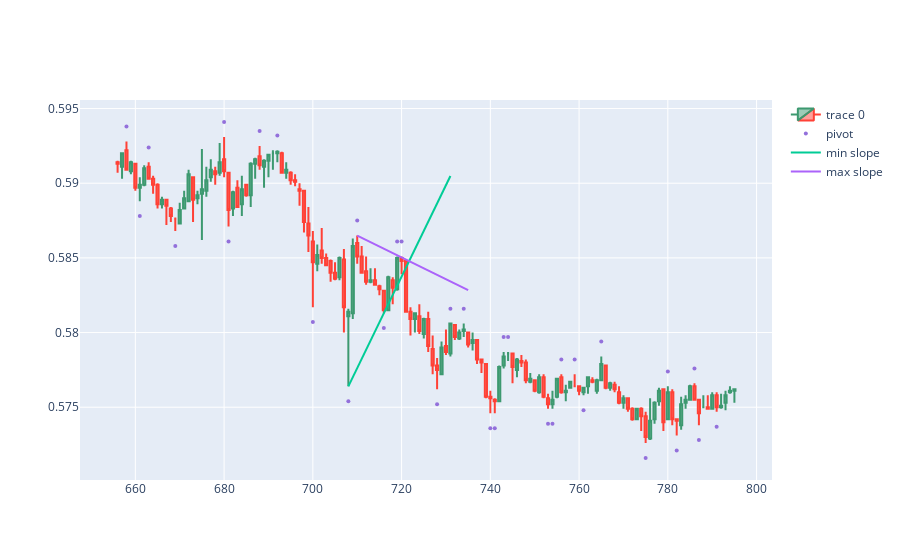

The cell this chart's notebook holds for it:
### Code cell
md.dibuja_patrones_triangulos (data,726)

### Figure 1 — Plotly figure (JSON) as saved in the notebook; plotly's stock layout.template omitted (floating-point values rounded to 4 significant figures; data arrays with more than 128 entries replaced by an {"elided": "..."} marker saying what was removed)
{"data": [{"close": {"elided": "140 float values"}, "high": {"elided": "140 float values"}, "low": {"elided": "140 float values"}, "open": {"elided": "140 float values"}, "type": "candlestick", "x": {"elided": "140 int values"}}, {"marker": {"color": "MediumPurple", "size": 4}, "mode": "markers", "name": "pivot", "type": "scatter", "x": {"elided": "140 int values"}, "y": {"elided": "140 float values"}}, {"mode": "lines", "name": "min slope", "type": "scatter", "x": [708, 716, 731], "y": [0.5764, 0.5813, 0.5905]}, {"mode": "lines", "name": "max slope", "type": "scatter", "x": [710, 719, 720, 735], "y": [0.5865, 0.5852, 0.585, 0.5828]}], "layout": {"xaxis": {"rangeslider": {"visible": false}}}}
